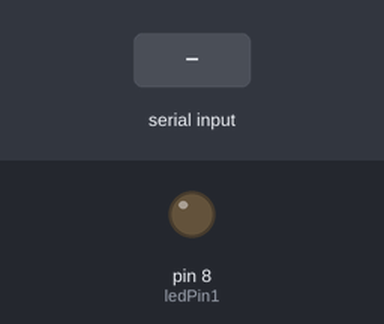
A sketch run on a simulated Arduino Uno, built with avr-gcc and run on an emulated ATmega328P. On the bench: output pins drawn as LEDs (lit = HIGH). The inputs (shaded band) are chosen by the test bench.

Above: at 1.2 s.
1.3 s: "1" received over Serial
At 2.5 s:
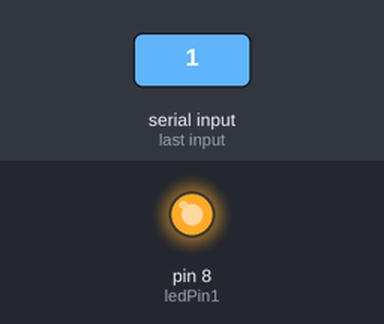
2.8 s: "2" received over Serial
At 3.9 s:
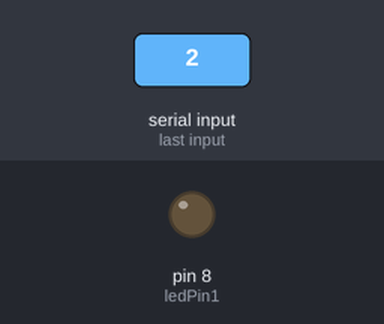
Timing chart, 0 to 5.8 s (numbered marks = the images above; inputs shaded):
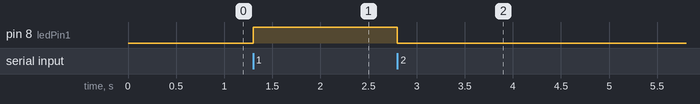

The sketch:

lamp_server.ino
```cpp
const int ledPin1 = 8;

char val;

void setup(){

  pinMode(ledPin1, OUTPUT);


  Serial.begin(9600);

}

void loop(){

 val=Serial.read();

if(val=='1'){
 digitalWrite(ledPin1, HIGH);
}

else if(val=='2'){
digitalWrite(ledPin1, LOW);
}


}
```

Measured:
- after the input at 1.3 s, pin 8 (ledPin1): LOW → HIGH at once
- after the input at 2.8 s, pin 8 (ledPin1): HIGH → LOW at once
